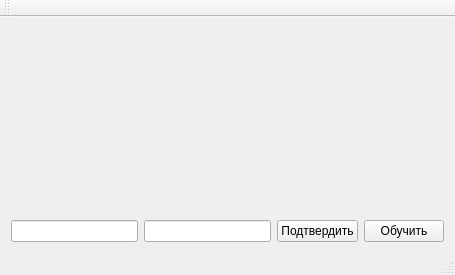
<?xml version="1.0" encoding="UTF-8"?>
<ui version="4.0">
 <class>MainWindow</class>
 <widget class="QMainWindow" name="MainWindow">
  <property name="geometry">
   <rect>
    <x>0</x>
    <y>0</y>
    <width>455</width>
    <height>275</height>
   </rect>
  </property>
  <property name="windowTitle">
   <string>MainWindow</string>
  </property>
  <widget class="QWidget" name="centralWidget">
   <layout class="QGridLayout" name="gridLayout">
    <item row="0" column="0">
     <layout class="QVBoxLayout" name="verticalLayout">
      <item>
       <widget class="QLabel" name="label">
        <property name="sizePolicy">
         <sizepolicy hsizetype="Preferred" vsizetype="Expanding">
          <horstretch>0</horstretch>
          <verstretch>0</verstretch>
         </sizepolicy>
        </property>
        <property name="text">
         <string/>
        </property>
       </widget>
      </item>
      <item>
       <layout class="QHBoxLayout" name="horizontalLayout">
        <item>
         <widget class="QLineEdit" name="lineEdit"/>
        </item>
        <item>
         <widget class="QLineEdit" name="lineEdit_2"/>
        </item>
        <item>
         <widget class="QPushButton" name="pushButton">
          <property name="text">
           <string>Подтвердить</string>
          </property>
         </widget>
        </item>
        <item>
         <widget class="QPushButton" name="pushButton_2">
          <property name="text">
           <string>Обучить</string>
          </property>
         </widget>
        </item>
       </layout>
      </item>
     </layout>
    </item>
   </layout>
  </widget>
  <widget class="QMenuBar" name="menuBar">
   <property name="geometry">
    <rect>
     <x>0</x>
     <y>0</y>
     <width>455</width>
     <height>21</height>
    </rect>
   </property>
  </widget>
  <widget class="QToolBar" name="mainToolBar">
   <attribute name="toolBarArea">
    <enum>TopToolBarArea</enum>
   </attribute>
   <attribute name="toolBarBreak">
    <bool>false</bool>
   </attribute>
  </widget>
  <widget class="QStatusBar" name="statusBar"/>
 </widget>
 <layoutdefault spacing="6" margin="11"/>
 <resources/>
 <connections/>
</ui>
